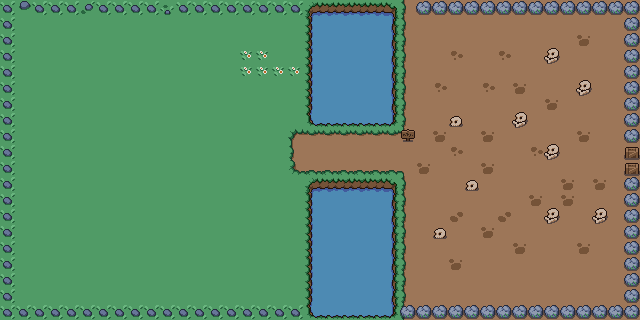

Rendered tile map (Tiled .tmx) drawn with the repository's tilesets; below, a short description and the full map source, tile grids included:
An orthogonal 40x20 tile map with 16x16 px tiles, 2 tile layers (ground, top), 2 tilesets.

<map version="1.10" tiledversion="1.11.0" orientation="orthogonal" renderorder="right-down" width="40" height="20" tilewidth="16" tileheight="16" infinite="0" nextlayerid="4" nextobjectid="14">
 <editorsettings>
  <export target="../Maps/Home.tmj" format="json" />
 </editorsettings>
 <tileset firstgid="1" source="enviromentTileset.tsx" />
 <tileset firstgid="257" source="water-sheet.tsx" />
 <layer id="1" name="ground" width="40" height="20">
  <data encoding="csv">
17,19,17,17,17,18,17,17,17,17,20,17,17,17,17,17,17,17,17,257,258,258,258,258,259,98,99,99,99,99,99,99,99,99,99,99,99,99,99,99,
17,185,185,185,185,185,185,185,185,185,185,185,185,185,185,185,185,185,185,273,274,274,274,274,275,98,99,99,99,99,99,99,99,99,99,99,99,99,99,99,
17,185,185,185,185,185,185,185,185,185,185,185,185,185,185,185,185,185,185,273,274,274,274,274,275,98,99,99,99,99,99,99,99,99,99,99,99,99,99,99,
17,185,185,185,185,185,185,185,185,185,185,185,185,185,185,33,33,185,185,273,274,274,274,274,275,98,99,99,99,99,99,99,99,99,99,99,99,99,99,99,
17,185,185,185,185,185,185,185,185,185,185,185,185,185,185,33,33,33,33,273,274,274,274,274,275,98,99,99,99,99,99,99,99,99,99,99,99,99,99,99,
17,185,185,185,185,185,185,185,185,185,185,185,185,185,185,185,185,185,185,273,274,274,274,274,275,98,99,99,99,99,99,99,99,99,99,99,99,99,99,99,
17,185,185,185,185,185,185,185,185,185,185,185,185,185,185,185,185,185,185,273,274,274,274,274,275,98,99,99,99,99,99,99,99,99,99,99,99,99,99,99,
17,185,185,185,185,185,185,185,185,185,185,185,185,185,185,185,185,185,185,289,290,290,290,290,291,98,99,99,99,99,99,99,99,99,99,99,99,99,99,99,
17,185,185,185,185,185,185,185,185,185,185,185,185,185,185,185,185,185,82,83,83,83,83,83,83,108,99,99,99,99,99,99,99,99,99,99,99,99,99,99,
17,185,185,185,185,185,185,185,185,185,185,185,185,185,185,185,185,185,98,99,99,99,99,99,99,99,99,99,99,99,99,99,99,99,99,99,99,99,99,99,
17,185,185,185,185,185,185,185,185,185,185,185,185,185,185,185,185,185,114,115,115,115,115,115,115,92,99,99,99,99,99,99,99,99,99,99,99,99,99,99,
17,185,185,185,185,185,185,185,185,185,185,185,185,185,185,185,185,185,185,257,258,258,258,258,259,98,99,99,99,99,99,99,99,99,99,99,99,99,99,99,
17,185,185,185,185,185,185,185,185,185,185,185,185,185,185,185,185,185,185,273,274,274,274,274,275,98,99,99,99,99,99,99,99,99,99,99,99,99,99,99,
17,185,185,185,185,185,185,185,185,185,185,185,185,185,185,185,185,185,185,273,274,274,274,274,275,98,99,99,99,99,99,99,99,99,99,99,99,99,99,99,
17,185,185,185,185,185,185,185,185,185,185,185,185,185,185,185,185,185,185,273,274,274,274,274,275,98,99,99,99,99,99,99,99,99,99,99,99,99,99,99,
17,185,185,185,185,185,185,185,185,185,185,185,185,185,185,185,185,185,185,273,274,274,274,274,275,98,99,99,99,99,99,99,99,99,99,99,99,99,99,99,
17,185,185,185,185,185,185,185,185,185,185,185,185,185,185,185,185,185,185,273,274,274,274,274,275,98,99,99,99,99,99,99,99,99,99,99,99,99,99,99,
17,185,185,185,185,185,185,185,185,185,185,185,185,185,185,185,185,185,185,273,274,274,274,274,275,98,99,99,99,99,99,99,99,99,99,99,99,99,99,99,
17,185,185,185,185,185,185,185,185,185,185,185,185,185,185,185,185,185,185,273,274,274,274,274,275,98,99,99,99,99,99,99,99,99,99,99,99,99,99,99,
17,17,17,17,17,17,17,17,17,17,17,17,17,17,17,17,17,17,17,289,290,290,290,290,291,98,99,99,99,99,99,99,99,99,99,99,99,99,99,99
</data>
 </layer>
 <layer id="2" name="top" width="40" height="20">
  <data encoding="csv">
0,0,0,0,0,0,0,0,0,0,0,0,0,0,0,0,136,0,0,0,0,0,0,0,0,0,164,164,164,164,164,164,164,164,164,164,164,164,164,164,
0,136,136,0,0,0,0,0,0,0,0,0,0,0,0,0,136,0,136,0,0,0,0,0,0,0,0,0,0,0,0,0,0,0,0,0,0,0,0,164,
0,136,136,136,0,0,0,0,0,0,0,0,0,0,0,0,136,0,136,0,0,0,0,0,0,0,0,0,0,0,0,0,0,0,0,0,65,0,0,164,
0,0,0,136,136,136,136,136,136,136,136,136,0,0,136,136,136,0,136,0,0,0,0,0,0,0,0,0,66,0,0,66,0,0,155,0,0,0,0,164,
0,0,0,0,136,136,136,136,136,136,136,136,136,136,136,136,0,0,136,0,0,0,0,0,0,0,0,0,0,0,0,0,0,0,0,0,0,0,0,164,
0,0,0,0,0,0,136,136,136,136,0,0,0,0,0,136,0,0,0,0,0,0,0,0,0,0,0,66,0,0,66,0,65,0,0,0,155,0,0,164,
0,0,0,0,0,0,0,136,0,0,0,0,0,0,0,136,0,0,0,0,0,0,0,0,0,0,0,0,0,0,0,0,99,0,65,0,0,0,0,164,
0,0,0,0,0,0,0,136,0,0,0,0,0,0,0,136,136,0,0,0,0,0,0,0,0,0,0,0,154,0,0,0,155,99,99,99,99,99,99,164,
0,0,0,0,0,0,136,136,0,0,0,0,0,0,0,136,136,0,0,0,0,0,0,0,0,147,0,65,0,0,65,0,99,99,0,0,65,0,99,164,
0,0,0,0,0,0,136,0,0,0,0,0,0,0,136,136,136,0,0,0,0,0,0,0,0,0,0,0,66,0,0,0,0,66,155,0,0,0,0,152,
0,0,0,0,0,0,136,0,0,0,0,0,0,136,136,136,136,0,0,0,0,0,136,0,0,0,65,0,0,0,65,0,0,99,99,0,0,0,0,152,
0,0,0,0,0,0,136,0,0,0,0,0,136,136,0,136,136,0,0,0,0,0,136,0,0,0,0,0,0,154,0,0,0,0,99,65,99,65,0,164,
0,0,0,0,0,0,136,136,0,0,0,0,136,0,0,136,0,0,0,0,0,0,0,0,0,0,0,0,0,0,0,0,0,65,0,65,99,0,0,164,
0,0,0,0,0,0,0,136,0,0,136,136,0,0,136,136,136,136,0,0,0,0,0,136,0,0,0,0,68,0,0,68,0,0,155,0,0,155,0,164,
0,0,0,0,0,0,136,136,0,136,136,0,0,136,136,136,136,136,0,0,136,0,0,136,0,0,0,154,0,0,65,0,0,0,0,0,0,0,0,164,
0,0,0,0,0,0,136,136,136,136,0,0,0,136,136,136,136,136,0,0,136,0,0,136,0,0,0,0,0,0,0,0,65,0,0,0,65,0,0,164,
0,0,0,0,0,0,0,0,0,0,0,0,0,0,136,136,136,136,0,0,136,0,0,136,0,0,0,0,65,0,0,0,0,0,0,0,0,0,0,164,
0,0,0,0,0,0,0,0,0,0,0,0,0,136,136,136,136,136,136,136,136,0,0,0,0,0,0,0,0,0,0,0,0,0,0,0,0,0,0,164,
0,0,0,0,0,0,0,0,0,0,0,0,0,0,0,0,0,0,0,0,0,0,0,0,0,0,0,0,0,0,0,0,0,0,0,0,0,0,0,164,
0,0,0,0,0,0,0,0,0,0,0,0,0,0,0,0,0,0,0,0,0,0,0,0,0,164,164,164,164,164,164,164,164,164,164,164,164,164,164,164
</data>
 </layer>
 <objectgroup id="3" name="collision" />
</map>